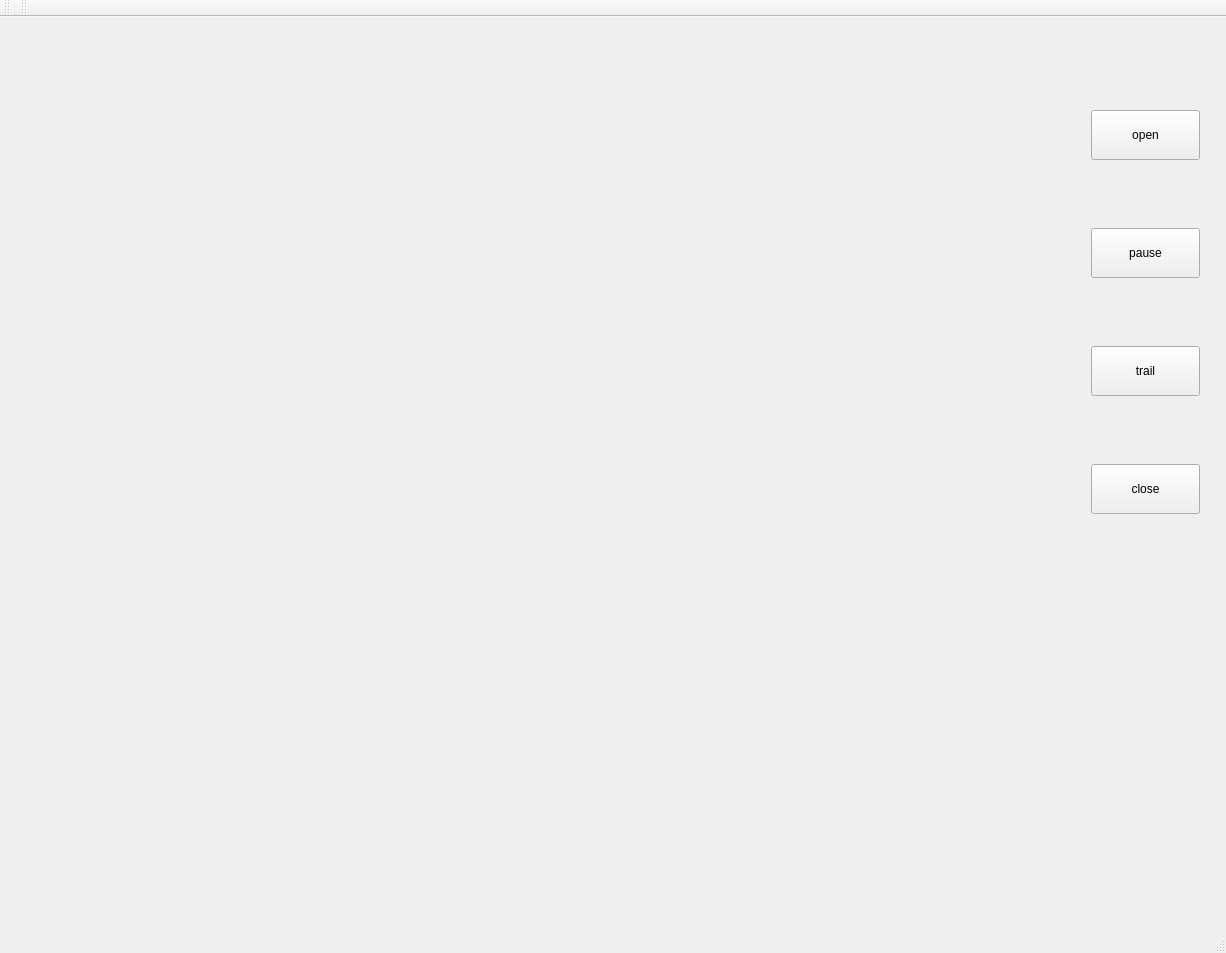
<?xml version="1.0" encoding="UTF-8"?>
<ui version="4.0">
 <class>MainWindow</class>
 <widget class="QMainWindow" name="MainWindow">
  <property name="enabled">
   <bool>true</bool>
  </property>
  <property name="geometry">
   <rect>
    <x>0</x>
    <y>0</y>
    <width>1226</width>
    <height>953</height>
   </rect>
  </property>
  <property name="focusPolicy">
   <enum>Qt::NoFocus</enum>
  </property>
  <property name="acceptDrops">
   <bool>false</bool>
  </property>
  <property name="windowTitle">
   <string>MainWindow</string>
  </property>
  <widget class="QWidget" name="centralWidget">
   <widget class="QLabel" name="p1label">
    <property name="geometry">
     <rect>
      <x>740</x>
      <y>740</y>
      <width>165</width>
      <height>150</height>
     </rect>
    </property>
    <property name="minimumSize">
     <size>
      <width>165</width>
      <height>150</height>
     </size>
    </property>
    <property name="text">
     <string/>
    </property>
   </widget>
   <widget class="QLabel" name="p0label">
    <property name="geometry">
     <rect>
      <x>150</x>
      <y>740</y>
      <width>165</width>
      <height>150</height>
     </rect>
    </property>
    <property name="minimumSize">
     <size>
      <width>165</width>
      <height>150</height>
     </size>
    </property>
    <property name="maximumSize">
     <size>
      <width>273</width>
      <height>392</height>
     </size>
    </property>
    <property name="text">
     <string/>
    </property>
   </widget>
   <widget class="QLabel" name="label">
    <property name="geometry">
     <rect>
      <x>11</x>
      <y>6</y>
      <width>1041</width>
      <height>720</height>
     </rect>
    </property>
    <property name="minimumSize">
     <size>
      <width>712</width>
      <height>0</height>
     </size>
    </property>
    <property name="text">
     <string/>
    </property>
   </widget>
   <widget class="QLabel" name="head0">
    <property name="geometry">
     <rect>
      <x>0</x>
      <y>770</y>
      <width>150</width>
      <height>121</height>
     </rect>
    </property>
    <property name="minimumSize">
     <size>
      <width>150</width>
      <height>101</height>
     </size>
    </property>
    <property name="text">
     <string/>
    </property>
   </widget>
   <widget class="QLabel" name="head1">
    <property name="geometry">
     <rect>
      <x>590</x>
      <y>770</y>
      <width>150</width>
      <height>121</height>
     </rect>
    </property>
    <property name="minimumSize">
     <size>
      <width>150</width>
      <height>121</height>
     </size>
    </property>
    <property name="text">
     <string/>
    </property>
   </widget>
   <widget class="QWidget" name="verticalLayoutWidget">
    <property name="geometry">
     <rect>
      <x>1080</x>
      <y>20</y>
      <width>131</width>
      <height>551</height>
     </rect>
    </property>
    <layout class="QVBoxLayout" name="verticalLayout">
     <item>
      <widget class="QPushButton" name="openButton">
       <property name="sizePolicy">
        <sizepolicy hsizetype="Preferred" vsizetype="Fixed">
         <horstretch>0</horstretch>
         <verstretch>0</verstretch>
        </sizepolicy>
       </property>
       <property name="minimumSize">
        <size>
         <width>80</width>
         <height>50</height>
        </size>
       </property>
       <property name="maximumSize">
        <size>
         <width>220</width>
         <height>50</height>
        </size>
       </property>
       <property name="baseSize">
        <size>
         <width>0</width>
         <height>0</height>
        </size>
       </property>
       <property name="text">
        <string>open</string>
       </property>
      </widget>
     </item>
     <item>
      <widget class="QPushButton" name="pauseButton">
       <property name="minimumSize">
        <size>
         <width>80</width>
         <height>50</height>
        </size>
       </property>
       <property name="maximumSize">
        <size>
         <width>220</width>
         <height>50</height>
        </size>
       </property>
       <property name="text">
        <string>pause</string>
       </property>
      </widget>
     </item>
     <item>
      <widget class="QPushButton" name="Trail">
       <property name="minimumSize">
        <size>
         <width>80</width>
         <height>50</height>
        </size>
       </property>
       <property name="text">
        <string>trail</string>
       </property>
      </widget>
     </item>
     <item>
      <widget class="QPushButton" name="closeButton">
       <property name="sizePolicy">
        <sizepolicy hsizetype="Preferred" vsizetype="Fixed">
         <horstretch>0</horstretch>
         <verstretch>0</verstretch>
        </sizepolicy>
       </property>
       <property name="minimumSize">
        <size>
         <width>80</width>
         <height>50</height>
        </size>
       </property>
       <property name="maximumSize">
        <size>
         <width>220</width>
         <height>16777215</height>
        </size>
       </property>
       <property name="text">
        <string>close</string>
       </property>
      </widget>
     </item>
    </layout>
   </widget>
   <widget class="QLabel" name="attr0">
    <property name="geometry">
     <rect>
      <x>320</x>
      <y>740</y>
      <width>150</width>
      <height>151</height>
     </rect>
    </property>
    <property name="minimumSize">
     <size>
      <width>150</width>
      <height>150</height>
     </size>
    </property>
    <property name="text">
     <string/>
    </property>
   </widget>
   <widget class="QLabel" name="attr1">
    <property name="geometry">
     <rect>
      <x>910</x>
      <y>740</y>
      <width>150</width>
      <height>150</height>
     </rect>
    </property>
    <property name="minimumSize">
     <size>
      <width>150</width>
      <height>150</height>
     </size>
    </property>
    <property name="text">
     <string/>
    </property>
   </widget>
  </widget>
  <widget class="QMenuBar" name="menuBar">
   <property name="geometry">
    <rect>
     <x>0</x>
     <y>0</y>
     <width>1226</width>
     <height>22</height>
    </rect>
   </property>
  </widget>
  <widget class="QToolBar" name="mainToolBar">
   <attribute name="toolBarArea">
    <enum>TopToolBarArea</enum>
   </attribute>
   <attribute name="toolBarBreak">
    <bool>false</bool>
   </attribute>
  </widget>
  <widget class="QStatusBar" name="statusBar"/>
  <widget class="QToolBar" name="toolBar">
   <property name="windowTitle">
    <string>toolBar</string>
   </property>
   <attribute name="toolBarArea">
    <enum>TopToolBarArea</enum>
   </attribute>
   <attribute name="toolBarBreak">
    <bool>false</bool>
   </attribute>
  </widget>
 </widget>
 <layoutdefault spacing="6" margin="11"/>
 <resources/>
 <connections/>
</ui>
